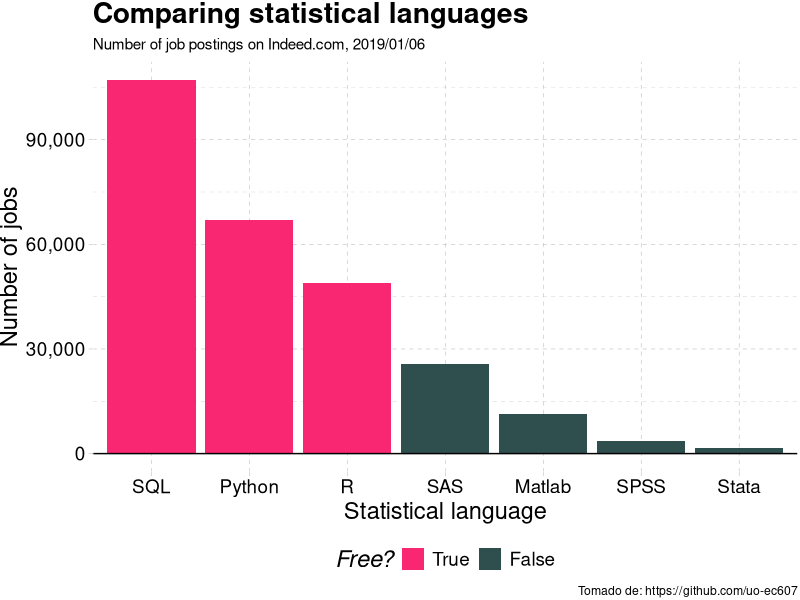

Recreate this plot in R.
## ---- chunk 1
library(tidyverse)
options(htmltools.dir.version = FALSE)
library(knitr)
opts_chunk$set(
  fig.align="center",  
  fig.height=4, #fig.width=6, out.width="748px", out.length="520.75px",
  dpi=300, #fig.path='Figs/',
  cache=T#, echo=F, warning=F, message=F
  )
## ---- chunk 2
pop_df =  data.frame( lang = c("SQL", "Python", "R", "SAS", "Matlab", "SPSS", "Stata"),
                      n_jobs = c(107130, 66976, 48772, 25644, 11464, 3717, 1624),
                      free = c(T, T, T, F, F, F, F))

### Plot it
pop_df %>%  mutate(lang = lang %>% factor(ordered = T)) %>%
            ggplot(aes(x = lang, y = n_jobs, fill = free)) +
            geom_col() + geom_hline(yintercept = 0) +
            aes(x = reorder(lang, -n_jobs), fill = reorder(free, -free)) +
            xlab("Statistical language") + scale_y_continuous(label = scales::comma) +
            ylab("Number of jobs") +
            labs( title = "Comparing statistical languages", subtitle = "Number of job postings on Indeed.com, 2019/01/06" , caption = "Tomado de: https://github.com/uo-ec607") +
            scale_fill_manual( "Free?", labels = c("True", "False"), values = c("#f92672", "darkslategray")) + 
            ggthemes::theme_pander(base_size = 17) + theme(legend.position = "bottom") 
